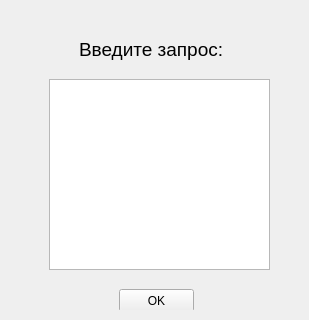
<?xml version="1.0" encoding="UTF-8"?>
<ui version="4.0">
 <class>Form</class>
 <widget class="QWidget" name="Form">
  <property name="geometry">
   <rect>
    <x>0</x>
    <y>0</y>
    <width>309</width>
    <height>320</height>
   </rect>
  </property>
  <property name="windowTitle">
   <string>Form</string>
  </property>
  <widget class="QWidget" name="widget" native="true">
   <property name="geometry">
    <rect>
     <x>9</x>
     <y>19</y>
     <width>291</width>
     <height>291</height>
    </rect>
   </property>
   <widget class="QPlainTextEdit" name="request">
    <property name="geometry">
     <rect>
      <x>40</x>
      <y>60</y>
      <width>221</width>
      <height>191</height>
     </rect>
    </property>
   </widget>
   <widget class="QLabel" name="label">
    <property name="geometry">
     <rect>
      <x>70</x>
      <y>20</y>
      <width>161</width>
      <height>21</height>
     </rect>
    </property>
    <property name="font">
     <font>
      <pointsize>14</pointsize>
     </font>
    </property>
    <property name="text">
     <string>Введите запрос:</string>
    </property>
   </widget>
   <widget class="QPushButton" name="okButton">
    <property name="geometry">
     <rect>
      <x>110</x>
      <y>270</y>
      <width>75</width>
      <height>23</height>
     </rect>
    </property>
    <property name="text">
     <string>OK</string>
    </property>
   </widget>
  </widget>
 </widget>
 <resources/>
 <connections/>
</ui>
